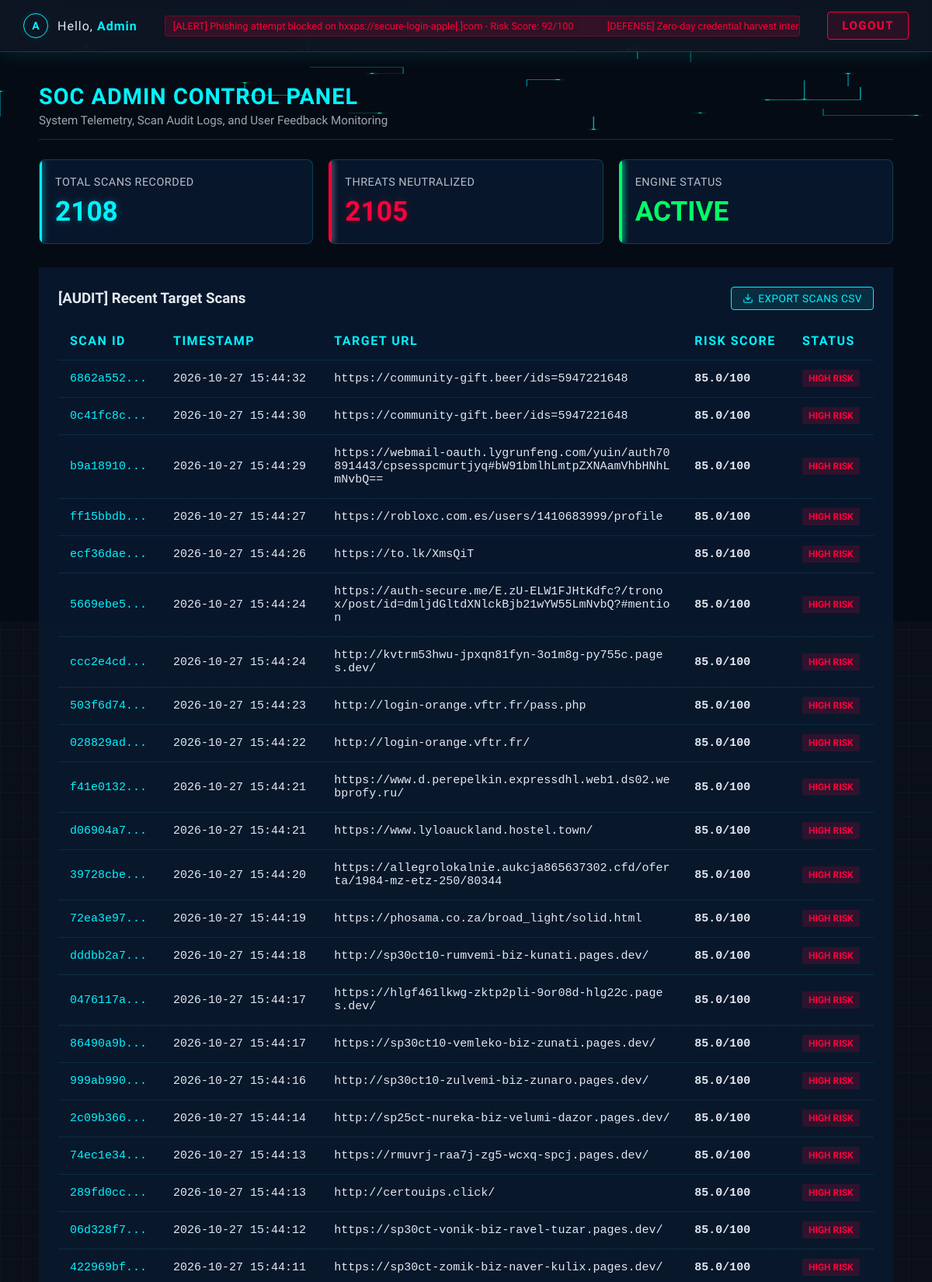
The page /admin (signed in, upper part) on the database its author committed.
### app.py (models this page shows)
class User(UserMixin, db.Model):
    id = db.Column(db.Integer, primary_key=True)
    username = db.Column(db.String(100), unique=True, nullable=False)
    email = db.Column(db.String(150), unique=True, nullable=False)
    password_hash = db.Column(db.String(200), nullable=False)
    is_verified = db.Column(db.Boolean, default=False)
    is_admin = db.Column(db.Boolean, default=False)  # <-- Enterprise Admin Role
    scans = db.relationship('ScanHistory', backref='author', lazy=True)

class ScanHistory(db.Model):
    id = db.Column(db.Integer, primary_key=True)
    scan_uuid = db.Column(db.String(36), unique=True, nullable=False)
    url_scanned = db.Column(db.String(500), nullable=False)
    risk_score = db.Column(db.Float, nullable=False)
    status = db.Column(db.String(50), nullable=False)
    user_id = db.Column(db.Integer, db.ForeignKey('user.id'), nullable=True)
    timestamp = db.Column(db.String(50), nullable=False)

### app.py (the view)
@app.route('/admin')
def admin_dashboard():
    if not session.get('is_admin') and not (current_user.is_authenticated and getattr(current_user, 'is_admin', False)):
        return redirect(url_for('login'))
    total_users = User.query.count()
    total_scans = ScanHistory.query.count()
    threats_detected = ScanHistory.query.filter(ScanHistory.status.in_(['Malicious', 'High Risk'])).count()
    pending_feedback = FeedbackLog.query.filter_by(status='Pending').all()
    all_users = User.query.all()
    recent_scans = ScanHistory.query.order_by(ScanHistory.id.desc()).limit(50).all()
    feedback_entries = FeedbackLog.query.order_by(FeedbackLog.id.desc()).limit(50).all()
    return render_template('admin.html',
                           total_users=total_users,
                           total_scans=total_scans,
                           threats_detected=threats_detected,
                           pending_feedback=pending_feedback,
                           all_users=all_users,
                           recent_scans=recent_scans,
                           feedback_entries=feedback_entries)

### app.py (called while the page is built)
@login_manager.user_loader
def load_user(user_id):
    return User.query.get(int(user_id))

### templates/admin.html (shortened to what this page needs)
{% extends 'base.html' %}
{% block content %}
    <canvas id="circuit-canvas"></canvas>
    <div class="admin-container">
        <div class="admin-header admin-animate-in delay-1">
            <div>
                <h1 style="color: var(--neon); margin: 0; font-size: 1.8em; letter-spacing: 1px;">SOC ADMIN CONTROL PANEL</h1>
                <p style="margin: 5px 0 0 0; opacity: 0.7; font-size: 0.95em;">System Telemetry, Scan Audit Logs, and User Feedback Monitoring</p>
            </div>
        </div>
        <div style="display: grid; grid-template-columns: repeat(3, 1fr); gap: 20px; margin-bottom: 30px;" class="admin-animate-in delay-2">
            <div class="metric-card">
                <p style="margin: 0; opacity: 0.8; font-size: 0.9em; text-transform: uppercase; letter-spacing: 0.5px;">Total Scans Recorded</p>
                <h2 style="color: var(--neon); margin: 8px 0 0 0; font-size: 2.2em; text-shadow: 0 0 10px rgba(0,243,255,0.3);">{{ total_scans }}</h2>
            </div>
            <div class="metric-card" style="border-left-color: #ff003c;">
                <div style="content: ''; position: absolute; left: 0; top: 0; height: 100%; width: 3px; background: #ff003c; box-shadow: 0 0 8px #ff003c;"></div>
                <p style="margin: 0; opacity: 0.8; font-size: 0.9em; text-transform: uppercase; letter-spacing: 0.5px;">Threats Neutralized</p>
                <h2 style="color: #ff003c; margin: 8px 0 0 0; font-size: 2.2em; text-shadow: 0 0 10px rgba(255,0,60,0.3);">{{ threats_detected }}</h2>
            </div>
            <div class="metric-card" style="border-left-color: #00ff66;">
                <div style="content: ''; position: absolute; left: 0; top: 0; height: 100%; width: 3px; background: #00ff66; box-shadow: 0 0 8px #00ff66;"></div>
                <p style="margin: 0; opacity: 0.8; font-size: 0.9em; text-transform: uppercase; letter-spacing: 0.5px;">Engine Status</p>
                <h2 class="pulsing-status" style="color: #00ff66; margin: 8px 0 0 0; font-size: 2.2em;">ACTIVE</h2>
            </div>
        </div>
        <div class="sidebar-panel admin-animate-in delay-3" style="background: rgba(10, 25, 47, 0.85); margin-bottom: 30px; padding: 25px;">
            <div style="display: flex; justify-content: space-between; align-items: center; margin-bottom: 15px;">
                <h3 class="soc-section-title" style="margin: 0;">[AUDIT] Recent Target Scans</h3>
                <a href="{{ url_for('export_scans_csv') }}" class="export-btn">
                    Export Scans CSV
                </a>
            </div>
            <div style="overflow-x: auto;">
                <table class="ml-telemetry-table" style="width: 100%;">
                    <thead>
                        <tr>
                            <th>Scan ID</th>
                            <th>Timestamp</th>
                            <th>Target URL</th>
                            <th>Risk Score</th>
                            <th>Status</th>
                        </tr>
                    </thead>
                    <tbody>
                        {% if recent_scans %}
                            {% for scan in recent_scans %}
                            <tr>
                                <td style="font-family: monospace; color: var(--neon);">{{ scan.scan_uuid[:8] }}...</td>
                                <td>{{ scan.timestamp }}</td>
                                <td style="word-break: break-all; max-width: 450px;">{{ scan.url_scanned }}</td>
                                <td style="font-weight: 700;">{{ scan.risk_score }}/100</td>
                                <td>
                                    {% set status_lower = scan.status | lower %}
                                    {% if 'malicious' in status_lower or 'high' in status_lower %}
                                        <span class="badge" style="background: rgba(255,0,60,0.15); border-color: #ff003c; color: #ff003c;">
                                            {{ scan.status }}
                                        </span>
                                    {% elif 'suspicious' in status_lower or 'medium' in status_lower %}
                                        <span class="badge" style="background: rgba(255,170,0,0.15); border-color: #ffaa00; color: #ffaa00;">
                                            {{ scan.status }}
                                        </span>
                                    {% else %}
                                        <span class="badge" style="background: rgba(0,255,102,0.15); border-color: #00ff66; color: #00ff66;">
                                            {{ scan.status }}
                                        </span>
                                    {% endif %}
                                </td>
                            </tr>
                            {% endfor %}
                        {% else %}
                            <tr><td colspan="5" style="text-align: center; opacity: 0.6; padding: 25px;">No scan logs recorded yet.</td></tr>
                        {% endif %}
                    </tbody>
                </table>
            </div>
        </div>
    </div>
{% endblock %}

### templates/base.html (shortened to what this page needs)
<!DOCTYPE html>
<html lang="en">
<head>
    <link rel="stylesheet" href="{{ url_for('static', filename='style.css') }}">
</head>
<body>
    <nav class="navbar" style="display: flex; align-items: center; justify-content: space-between;">
        {% if current_user.is_authenticated or session.get('is_admin') %}
            <div class="user-profile" style="flex-shrink: 0;">
                <div class="avatar">{{ (current_user.username if current_user.is_authenticated else 'Admin')[0]|upper }}</div>
                <span class="greeting">Hello, <strong>{{ current_user.username if current_user.is_authenticated else 'Admin' }}</strong></span>
            </div>
            <div class="threat-ticker">
                <div class="ticker-track">
                    <span>[ALERT] Phishing attempt blocked on hxxps://secure-login-apple[.]com - Risk Score: 92/100</span>
                    <span>[DEFENSE] Zero-day credential harvest intercepted on hxxps://update-microsoft-support[.]net - Risk Score: 88/100</span>
                </div>
            </div>
            <div style="display: flex; align-items: center; gap: 10px; flex-shrink: 0;">
                <a href="{{ url_for('admin_logout' if session.get('is_admin') else 'logout') }}" class="btn-outline nav-btn-logout">Logout</a>
            </div>
        {% endif %}
    </nav>
    <div class="container">
        {% block content %}
        {% endblock %}
    </div>
</body>
</html>

### static/style.css (style rules this page uses)
:root { --bg: #0b0f19; --text: #e2e8f0; --neon: #00f3ff; --accent: #ff003c; --glass-bg: rgba(16, 24, 39, 0.75); --shadow-light: rgba(0, 243, 255, 0.1); --border-light: rgba(0, 243, 255, 0.2); }
* { box-sizing: border-box; font-family: 'Rajdhani', sans-serif; }
html, body { height: 100%; margin: 0; padding: 0; overflow-y: auto; }
body { background-color: var(--bg); background-image: linear-gradient(rgba(0, 243, 255, 0.03) 1px, transparent 1px), linear-gradient(90deg, rgba(0, 243, 255, 0.03) 1px, transparent 1px); background-size: 30px 30px; color: var(--text); position: relative; display: flex; flex-direction: column; }
body::before { content: ""; position: fixed; top: 50%; left: 50%; transform: translate(-50%, -50%); width: 50vw; max-width: 600px; height: 50vh; max-height: 600px; background-image: url('logo.svg'); background-repeat: no-repeat; background-position: center; background-size: contain; opacity: 0.05; filter: drop-shadow(0 0 15px var(--neon)); z-index: -1; pointer-events: none; }
.auth-nav, .navbar { display: flex; justify-content: flex-end; align-items: center; padding: 15px 30px; background: var(--glass-bg); backdrop-filter: blur(10px); border-bottom: 1px solid var(--border-light); box-shadow: 0 4px 20px var(--shadow-light); gap: 15px; }
.btn-outline, .btn-primary, .btn-danger { text-decoration: none; padding: 8px 18px; border-radius: 4px; font-weight: 700; font-size: 15px; text-transform: uppercase; letter-spacing: 1.5px; transition: all 0.3s ease; border: 1px solid; cursor: pointer; }
.btn-outline { color: var(--neon); border-color: var(--neon); background-color: transparent; }
.user-profile { display: flex; align-items: center; gap: 12px; margin-right: auto; }
.avatar { width: 32px; height: 32px; background-color: transparent; border: 1px solid var(--neon); box-shadow: 0 0 10px var(--shadow-light); color: var(--neon); border-radius: 50%; display: flex; justify-content: center; align-items: center; font-weight: 700; font-size: 14px; }
.greeting { color: var(--text); font-size: 16px; font-weight: 500; letter-spacing: 1px; }
.greeting strong { color: var(--neon); font-weight: 700; }
.container { max-width: 1400px; width: 100%; margin: auto; padding: 40px 30px; display: flex; flex-direction: column; flex-grow: 1; }
.badge { font-size: 0.75rem; padding: 4px 8px; border-radius: 2px; font-weight: 700; text-transform: uppercase; }
table { width: 100%; border-collapse: collapse; text-align: left; }
th, td { padding: 15px; border-bottom: 1px solid rgba(0, 243, 255, 0.1); }
th { color: var(--neon); font-size: 16px; text-transform: uppercase; letter-spacing: 1.5px; font-weight: 700; }
td { color: var(--text); font-family: monospace; font-size: 15px; word-break: break-all; vertical-align: middle; }

### templates/base.html (style rules this page uses)
.threat-ticker { flex-grow: 1; margin: 0 20px; background: rgba(255, 0, 60, 0.15); border: 1px solid rgba(255, 0, 60, 0.3); border-radius: 4px; color: #ff003c; font-family: monospace; font-size: 0.8em; padding: 5px 10px; overflow: hidden; white-space: nowrap; position: relative; }
.ticker-track { display: inline-block; animation: marquee 25s linear infinite; }
.ticker-track span { margin-right: 40px; }
.nav-btn-logout { border-color: #ff003c !important; color: #ff003c !important; background: rgba(255, 0, 60, 0.1); }

### rows shown on the page
User: username "A", username "Admin"
ScanHistory: scan_uuid "6862a552", timestamp "2026-10-27 15:44:32", url_scanned "https://community-gift.beer/ids=5947221648", risk_score "85.0", status "HIGH RISK"
ScanHistory: scan_uuid "0c41fc8c", timestamp "2026-10-27 15:44:30", url_scanned "https://community-gift.beer/ids=5947221648", risk_score "85.0", status "HIGH RISK"
ScanHistory: scan_uuid "b9a18910", timestamp "2026-10-27 15:44:29", url_scanned "https://webmail-oauth.lygrunfeng.com/yuin/auth70891443/cpsesspcmurtjyq#bW91bmlhLmtpZXNAamVhbHNhLmNvbQ==", risk_score "85.0", status "HIGH RISK"
ScanHistory: scan_uuid "ff15bbdb", timestamp "2026-10-27 15:44:27", url_scanned "https://robloxc.com.es/users/1410683999/profile", risk_score "85.0", status "HIGH RISK"
ScanHistory: scan_uuid "ecf36dae", timestamp "2026-10-27 15:44:26", url_scanned "https://to.lk/XmsQiT", risk_score "85.0", status "HIGH RISK"
ScanHistory: scan_uuid "5669ebe5", timestamp "2026-10-27 15:44:24", url_scanned "https://auth-secure.me/E.zU-ELW1FJHtKdfc?/tronox/post/id=dmljdGltdXNlckBjb21wYW55LmNvbQ?#mention", risk_score "85.0", status "HIGH RISK"
ScanHistory: scan_uuid "ccc2e4cd", timestamp "2026-10-27 15:44:24", url_scanned "http://kvtrm53hwu-jpxqn81fyn-3o1m8g-py755c.pages.dev/", risk_score "85.0", status "HIGH RISK"
ScanHistory: scan_uuid "503f6d74", timestamp "2026-10-27 15:44:23", url_scanned "http://login-orange.vftr.fr/pass.php", risk_score "85.0", status "HIGH RISK"
ScanHistory: scan_uuid "028829ad", timestamp "2026-10-27 15:44:22", url_scanned "http://login-orange.vftr.fr/", risk_score "85.0", status "HIGH RISK"
ScanHistory: scan_uuid "f41e0132", timestamp "2026-10-27 15:44:21", url_scanned "https://www.d.perepelkin.expressdhl.web1.ds02.webprofy.ru/", risk_score "85.0", status "HIGH RISK"
ScanHistory: scan_uuid "d06904a7", timestamp "2026-10-27 15:44:21", url_scanned "https://www.lyloauckland.hostel.town/", risk_score "85.0", status "HIGH RISK"
ScanHistory: scan_uuid "39728cbe", timestamp "2026-10-27 15:44:20", url_scanned "https://allegrolokalnie.aukcja865637302.cfd/oferta/1984-mz-etz-250/80344", risk_score "85.0", status "HIGH RISK"
ScanHistory: scan_uuid "72ea3e97", timestamp "2026-10-27 15:44:19", url_scanned "https://phosama.co.za/broad_light/solid.html", risk_score "85.0", status "HIGH RISK"
ScanHistory: scan_uuid "dddbb2a7", timestamp "2026-10-27 15:44:18", url_scanned "http://sp30ct10-rumvemi-biz-kunati.pages.dev/", risk_score "85.0", status "HIGH RISK"
ScanHistory: scan_uuid "0476117a", timestamp "2026-10-27 15:44:17", url_scanned "https://hlgf461lkwg-zktp2pli-9or08d-hlg22c.pages.dev/", risk_score "85.0", status "HIGH RISK"
ScanHistory: scan_uuid "86490a9b", timestamp "2026-10-27 15:44:17", url_scanned "https://sp30ct10-vemleko-biz-zunati.pages.dev/", risk_score "85.0", status "HIGH RISK"
ScanHistory: scan_uuid "999ab990", timestamp "2026-10-27 15:44:16", url_scanned "http://sp30ct10-zulvemi-biz-zunaro.pages.dev/", risk_score "85.0", status "HIGH RISK"
ScanHistory: scan_uuid "2c09b366", timestamp "2026-10-27 15:44:14", url_scanned "http://sp25ct-nureka-biz-velumi-dazor.pages.dev/", risk_score "85.0", status "HIGH RISK"
ScanHistory: scan_uuid "74ec1e34", timestamp "2026-10-27 15:44:13", url_scanned "https://rmuvrj-raa7j-zg5-wcxq-spcj.pages.dev/", risk_score "85.0", status "HIGH RISK"
ScanHistory: scan_uuid "289fd0cc", timestamp "2026-10-27 15:44:13", url_scanned "http://certouips.click/", risk_score "85.0", status "HIGH RISK"
ScanHistory: scan_uuid "06d328f7", timestamp "2026-10-27 15:44:12", url_scanned "https://sp30ct-vonik-biz-ravel-tuzar.pages.dev/", risk_score "85.0", status "HIGH RISK"
ScanHistory: scan_uuid "422969bf", timestamp "2026-10-27 15:44:11", url_scanned "https://sp30ct-zomik-biz-naver-kulix.pages.dev/", risk_score "85.0", status "HIGH RISK"

### other values the page prints
{{ total_scans }} "2108"
{{ threats_detected }} "2105"
